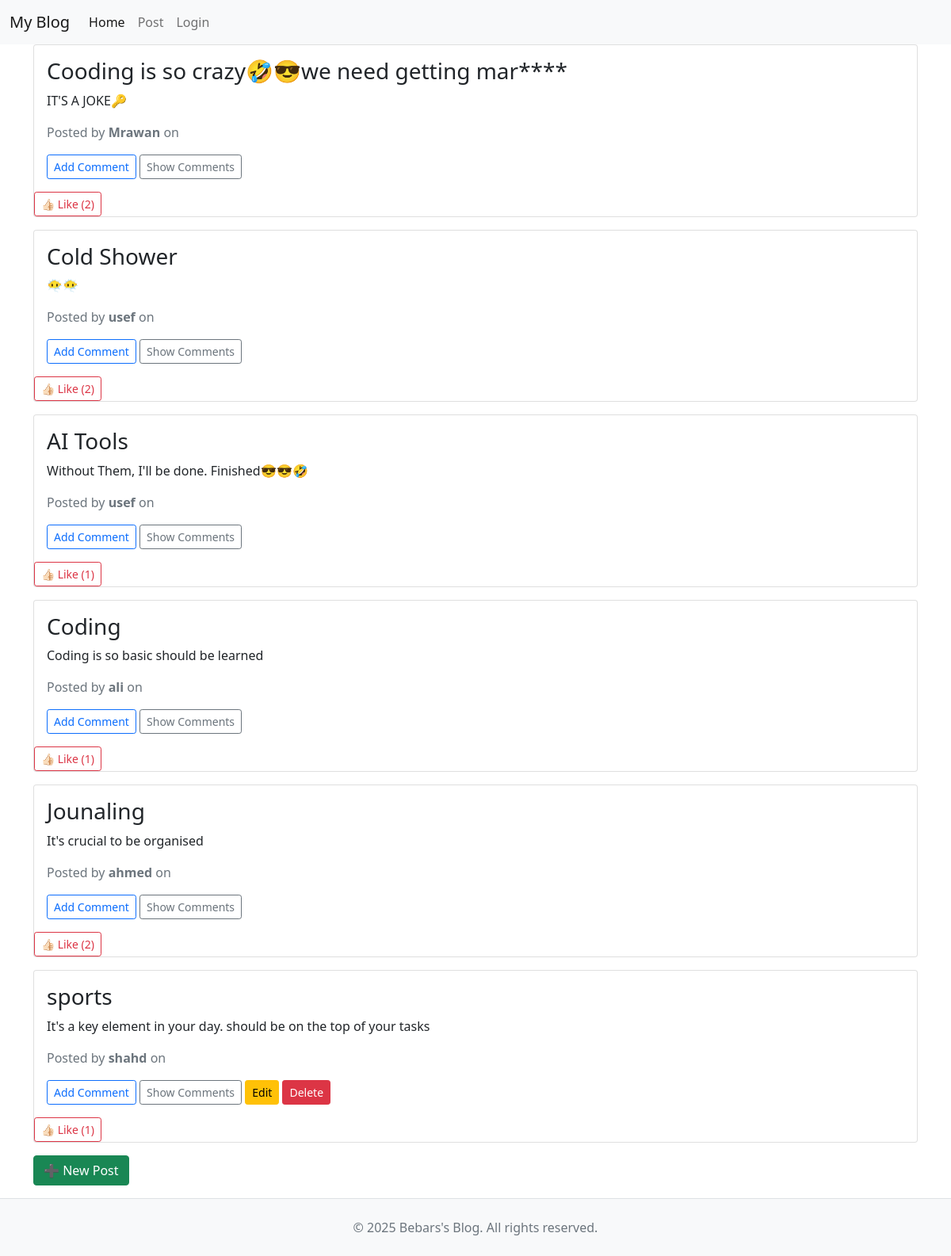
Screenshot of /blog/posts/ (signed in) with the database file from the repository.
### blog/models.py (models this page shows, shortened)
class Post(models.Model):
    title = models.CharField(max_length=255)
    content = models.TextField()
    author = models.ForeignKey(User, on_delete=models.CASCADE)
    published_date = models.DateTimeField(auto_now_add=True)
    class Meta:
        ordering = ['-published_date']
    def total_likes(self):
        return self.likes.count()

### blog/views.py (the view)
# urls.py: path('posts/', views.post_list, name='post_list'),
def post_list(request):
    posts = Post.objects.all()
    return render(request, 'post/post_list.html', {'posts': posts})

### templates/post/post_list.html (shortened to what this page needs)
{% extends "main/base.html" %}
{% block content %}
  {% for post in posts %}
    <div class="card mb-3">
      <div class="card-body">
        <h3>{{ post.title }}</h3>
        <p>{{ post.content|truncatechars:100 }}</p>
        <p class="text-muted">
          Posted by <strong>{{ post.author }}</strong> on {{ post.created_at }}
        </p>
        <a href="{% url 'add_comment' post.pk %}" class="btn btn-sm btn-outline-primary">Add Comment</a>
        <button class="btn btn-sm btn-outline-secondary" onclick="toggleComments('comments-{{ post.id }}')">
          Show Comments
        </button>
        {% if request.user == post.author %}
          <a href="{% url 'post_edit' post.pk %}" class="btn btn-sm btn-warning">Edit</a>
          <a href="{% url 'post_delete' post.pk %}" class="btn btn-sm btn-danger">Delete</a>
        {% endif %}
      </div>
      <form action="{% url 'toggle_like' post.pk %}" method="POST" style="display:inline;">
  {% if request.user in post.likes.all %}
    <button class="btn btn-sm btn-danger"> 👎🏻 ({{ post.total_likes }})</button>
  {% else %}
    <button class="btn btn-sm btn-outline-danger"> 👍🏻 Like ({{ post.total_likes }})</button>
  {% endif %}
</form>
    </div>
  {% endfor %}
  <a href="{% url 'post_create' %}" class="btn btn-success mb-3">➕ New Post</a>
{% endblock %}

### rows the page displays
Post: title "Cooding is so crazy🤣😎we need getting mar****", content "IT'S A JOKE🔑", author "Mrawan", total_likes "2"
Post: title "Cold Shower", content "😶‍🌫️😶‍🌫️", author "usef", total_likes "2"
Post: title "AI Tools", content "Without Them, I'll be done. Finished😎😎🤣", author "usef", total_likes "1"
Post: title "Coding", content "Coding is so basic should be learned", author "ali", total_likes "1"
Post: title "Jounaling", content "It's crucial to be organised", author "ahmed", total_likes "2"
Post: title "sports", content "It's a key element in your day. should be on the top of your tasks", author "shahd", shows "Edit", total_likes "1"
